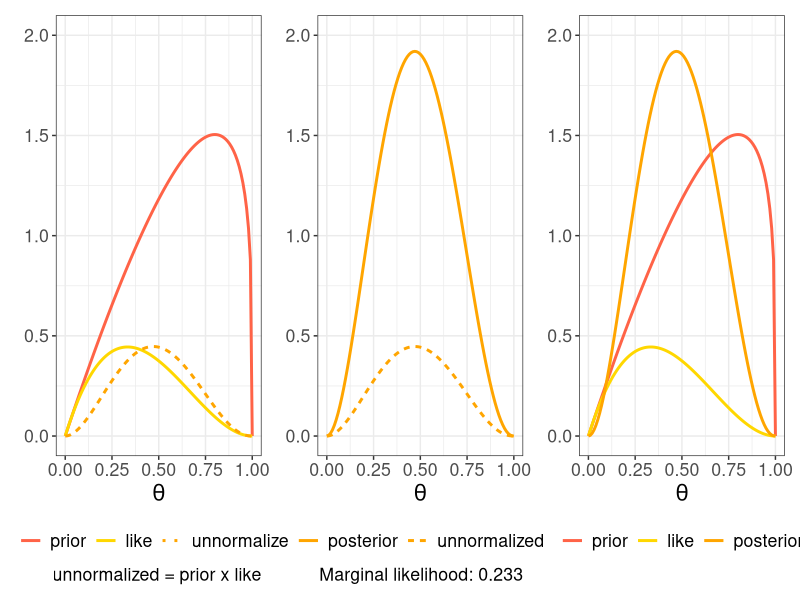

Here is the R script that generated this plot:
## ---- chunk 1
library(tidyverse)
library(patchwork)
## ---- chunk 2
theta <- seq(0,1,0.01)
a <- 2; b <- 1.25
y <- 1
n <- 3
like <- choose(n,y)* theta^y * (1-theta)^(n-y)

prior_kern <- theta^(a-1) * (1-theta)^(b-1)
prior_const <- gamma(a+b)/(gamma(a) * gamma(b))
prior <- prior_const * prior_kern
num <- prior * like
denom <- choose(n,y)* gamma(a+b) / (gamma(a) * gamma(b) )* gamma(a + y) * gamma(b +n -y)/gamma(a+b + n)



p1 <- data.frame(prior = prior, like = like, unnormalized = num, theta = theta) |>
  pivot_longer(cols = 1:3, names_to = "dist", values_to = "val") |>
  mutate(dist = factor(dist, levels = c("prior", "like", "unnormalized"))) |>
  mutate(ll = dist == "unnormalized") |>
  ggplot(aes(x = theta, y = val))  +
  geom_line(aes(col = dist, linetype = ll), linewidth = 1)  +
  scale_color_manual(values =c("tomato", "gold", "orange")) +
  # scale_linetype_manual(values = c("dotted","dotted","solid")) +
  theme_bw() +
  guides(linetype = "none") +
  labs(caption = paste("unnormalized = prior x like"),
       y = element_blank(),
       x = expression(theta)) +
  theme(legend.title=element_blank(),
        text = element_text(size = 16),
        legend.position = "bottom") +
  lims(y = c(0,2)) +
  guides(    color = guide_legend(
      override.aes = list(
        linetype = c("solid", 
                     "solid", "dotted")
      )
    ))


p2 <- data.frame(prior = prior, like = like, unnormalized = num, posterior = num/denom, theta = theta) |>
  pivot_longer(cols = c("unnormalized", "posterior"), names_to = "dist", values_to = "val") |>
  mutate(dist = factor(dist, levels = c("posterior", "unnormalized"))) |>
  ggplot(aes(x = theta, y = val, col = dist))  +
  geom_line(aes(linetype = dist), linewidth = 1) + 
  scale_color_manual(values = c("orange", "orange"))  +
  theme_bw() +
  # geom_hline(yintercept = denom)  +
  labs(caption = paste("Marginal likelihood:", round(denom,3)),
       y = element_blank(),
       x = expression(theta))+
  theme(legend.title=element_blank(),
        text = element_text(size = 16),
        legend.position = "bottom")+
  lims(y = c(0,2))


p3 <- data.frame(prior = prior, like = like, posterior = num/denom, theta = theta) |>
  pivot_longer(cols = 1:3, names_to = "dist", values_to = "val") |>
  mutate(dist = factor(dist, levels = c("prior", "like", "posterior"))) |>
  ggplot(aes(x = theta, y = val, col = dist))  +
  geom_line(linewidth = 1)  +
  scale_color_manual(values =c("tomato", "gold", "orange")) +
  theme_bw() +
  theme(legend.title=element_blank(),
        text = element_text(size = 16),
        legend.position = "bottom")+
  lims(y = c(0,2)) +
  labs( y = element_blank(),
        x = expression(theta))

p1 + p2 + p3


